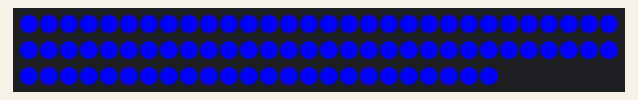
This sketch was run on a simulated ESP32. Parts: 84 RGB LEDs in strip order, left to right, continuing on the next row. WiFi joins after 1.5 s; servers stay silent unless stated; what the sketch prints to the serial monitor is not drawn.

Above: at 1.8 s.

The sketch:

moodLighting.ino
```cpp
#include <WiFi.h>
const char* ssid;
const char* password;
WiFiServer server(80);
#include <Adafruit_NeoPixel.h>
#define PIN            19
#define NUMPIXELS      84
Adafruit_NeoPixel pixels = Adafruit_NeoPixel(NUMPIXELS, PIN, NEO_GRB + NEO_KHZ800);
int delayval = 500;
IPAddress local_IP(192, 168, 2, 115);
IPAddress gateway(192, 168, 31, 1);
IPAddress subnet(255, 255, 0, 0);
IPAddress primaryDNS(8, 8, 8, 8); //optional
IPAddress secondaryDNS(8, 8, 4, 4); //optional


void setup() {
  Serial.begin(115200);
  Serial.println("\n\n");
  connectWiFi("Vent", "pizzasalami");
  pixels.begin();
  for (int i = 0; i < NUMPIXELS; i++) {
          // pixels.Color takes RGB values, from 0,0,0 up to 255,255,255
          pixels.setPixelColor(i, pixels.Color(0,0,255));
          pixels.show();

        }
}


void connectWiFi(const char* ssid_, const char* password_)
{
  Serial.println();
  Serial.println();
  ssid = ssid_;
  password = password_;
  if (!WiFi.config(local_IP, gateway, subnet, primaryDNS, secondaryDNS)) {
    Serial.println("STA Failed to configure");
  }

  Serial.print("Connecting to ");
  Serial.println(ssid);
  WiFi.begin(ssid, password);
  while (WiFi.status() != WL_CONNECTED)
  {
    delay(500);
    Serial.print(".");
  }
  Serial.println("");
  Serial.println("WiFi connected.");
  Serial.println("IP address: ");
  Serial.println(WiFi.localIP());
  server.begin();

}


void loop() {
  WiFiClient client = server.available();
  if (client) {
    while (client.available()) {
      int byteSize = 0;
      uint8_t payload[256];
      if (byteSize = client.available()) {
        Serial.print(client.remoteIP());
        Serial.print(" Sent: ");
        Serial.print(byteSize);
        Serial.println( "bytes.");
        client.readBytes(payload, 3);
        for(int i = 0; i < byteSize; i++) {
          Serial.print(payload[i]);
        }
        Serial.println("\n\n");
        for (int i = 0; i < NUMPIXELS; i++) {
          // pixels.Color takes RGB values, from 0,0,0 up to 255,255,255
          pixels.setPixelColor(i, pixels.Color(payload[0], payload[1], payload[2]));
          pixels.show();

        }
        client.stop();
      }
    }
  }
}
```
